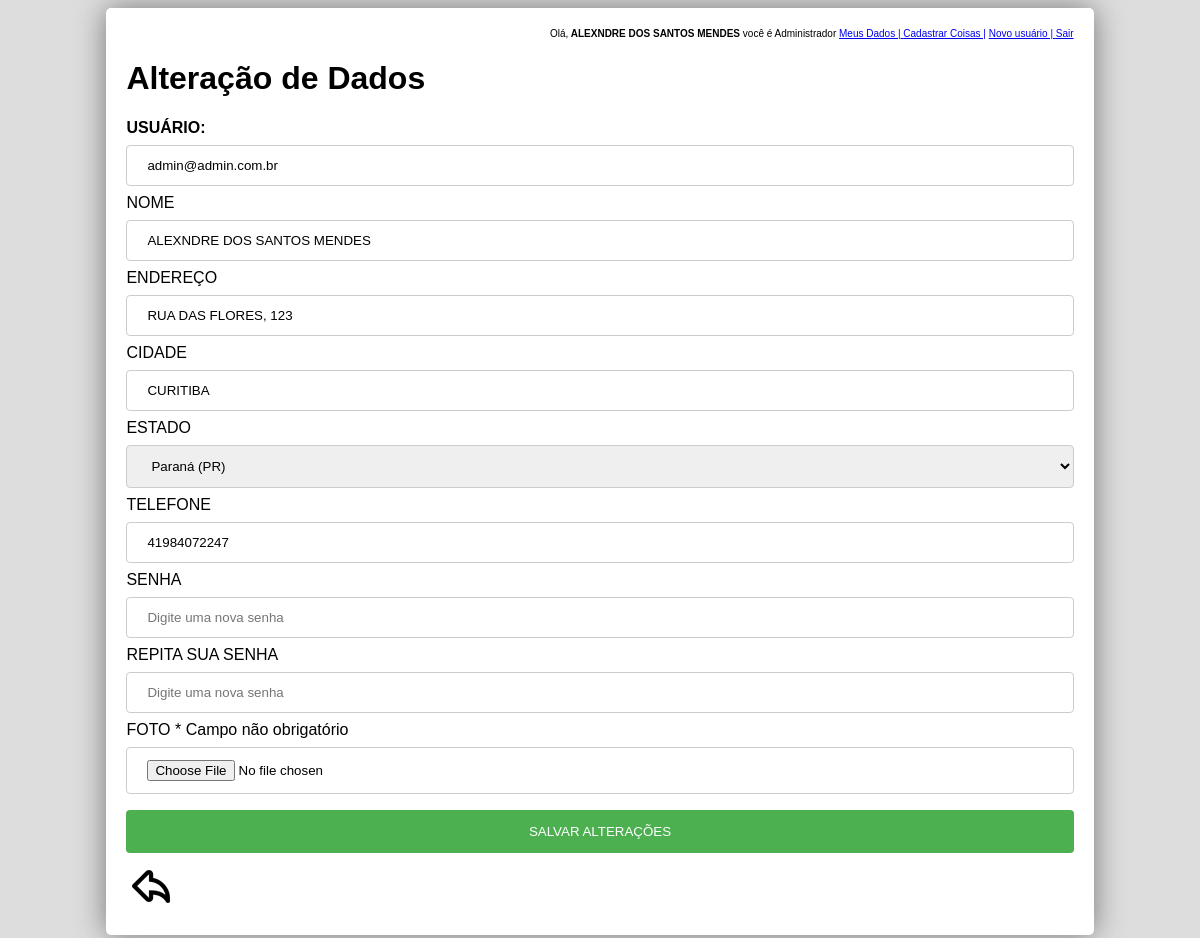
Page /user-edit.php (signed in) on the committed database.
### tables this page shows
CREATE TABLE IF NOT EXISTS usuario(
id INT unsigned AUTO_INCREMENT not null,
nome VARCHAR(100) not null,
cpf char(14) not null,
logradouro varchar(255) not null,
cidade varchar(60) not null,
uf char(2) not null,
telefone varchar(15) not null,
email varchar(100) not null,
senha varchar(80) not null,
foto varchar(100),
tipo_usuario tinyint unsigned,
primary key (id)
);

### user-edit-form.php (the view, shortened to what this page needs)
<?php
include_once 'topo.php';
require_once 'models/banco.php';
$q = "SELECT * FROM USUARIO WHERE email ='".$_SESSION['user']."'";
$busca = $banco->query($q)->fetch_object();
?>
<h1>Alteração de Dados</h1>
<form action="user-edit.php" method="POST">
<label for="email"> <strong> USUÁRIO: </strong></label>
<input type="email" name="email" id="email" value="<?php echo $busca->email?>" readonly>
<label for="nome">NOME</label>
<input type="text" name="nome" id="nome" value="<?php echo $busca->nome?>" >
<label for="endereco">ENDEREÇO</label>
<input type="text" name="logradouro" id="logradouro" value="<?php echo $busca->logradouro?>">
<label for="cidade">CIDADE</label>
<input type="text" name="cidade" id="cidade" value="<?php echo $busca->cidade?>">
<label for="uf">ESTADO</label>
<select name="uf" id="uf">
<?php $uf = $busca->uf?>
    <option value="PR"<?php if ($uf == "PR"){echo "selected";}?>>Paraná (PR)</option>
</select>
<label for="telefone">TELEFONE</label>
<input type="tel" name="telefone" id="telefone" value="<?php echo $busca->telefone?>">
<label for="senha">SENHA</label>
<input type="password" name="senha1" id="senha1" placeholder="Digite uma nova senha">
<label for="senha">REPITA SUA SENHA</label>
<input type="password" name="senha2" id="senha2" placeholder="Digite uma nova senha">
<label for="foto">FOTO * Campo não obrigatório</label>
<input type="file" name="foto" id="foto" placeholder="fotos/<?php echo $busca->foto?>">
<input type="submit" value="SALVAR ALTERAÇÕES">
</form>

### css/style.css (style rules this page uses)
body { background-color: #ddd; font-family: Verdana, Geneva, Tahoma, sans-serif; }

### css/formularioestilo.css (style rules this page uses)
body { background-color: #dddd; font-family: Verdana, Geneva, Tahoma, sans-serif; }
input { width: 100%; padding: 12px 20px; margin: 8px 0; display: inline-block; border: 1px solid #ccc; border-radius: 4px; box-sizing: border-box; }
input[type=password], select { width: 100%; padding: 12px 20px; margin: 8px 0; display: inline-block; border: 1px solid #ccc; border-radius: 4px; box-sizing: border-box; }
input[type=text], select { width: 100%; padding: 12px 20px; margin: 8px 0; display: inline-block; border: 1px solid #ccc; border-radius: 4px; box-sizing: border-box; }
input[type=number], select { width: 100%; padding: 12px 20px; margin: 8px 0; display: inline-block; border: 1px solid #ccc; border-radius: 4px; box-sizing: border-box; }
input[type=submit] { width: 100%; background-color: #4CAF50; color: white; padding: 14px 20px; margin: 8px 0; border: none; border-radius: 4px; cursor: pointer; }

### rows in the picture
usuario: email "admin@admin.com.br", nome "ALEXNDRE DOS SANTOS MENDES", logradouro "RUA DAS FLORES, 123", cidade "CURITIBA", uf "Paraná (PR)", telefone "41984072247"

### other values in the picture
$_SESSION['nome'] "ALEXNDRE DOS SANTOS MENDES"
